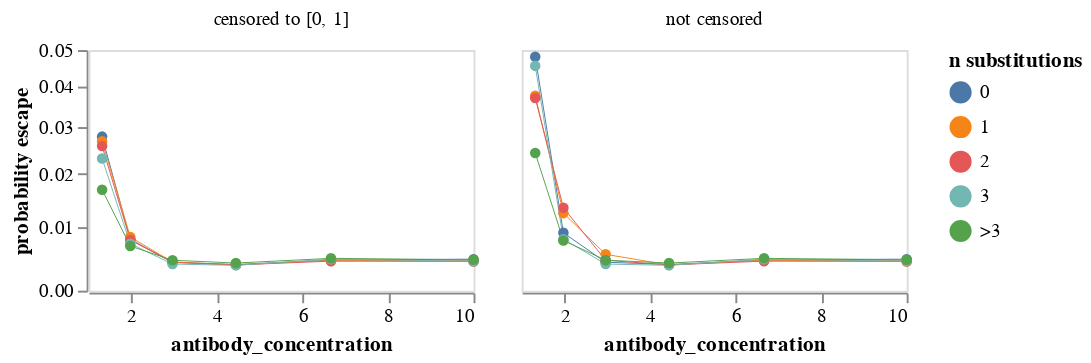

Write notebook code for a chart like this one.
### Code cell
plot_avg_escape(prob_escape_libB)

### Figure 1 — Vega-Lite specification as saved in the notebook (floating-point values rounded to 4 significant figures)
{"config": {"view": {"continuousWidth": 400, "continuousHeight": 300}, "axis": {"grid": false}}, "data": {"name": "data-9d5982b0a8387f03ff46962489c7d975"}, "mark": {"type": "line", "point": true, "size": 0.5}, "encoding": {"color": {"field": "n_subs", "title": "n substitutions", "type": "nominal"}, "column": {"field": "censored", "title": null, "type": "nominal"}, "tooltip": [{"field": "antibody_concentration", "format": ".3g", "type": "quantitative"}, {"field": "n_subs", "type": "nominal"}, {"field": "censored", "type": "nominal"}, {"field": "probability escape", "format": ".3g", "type": "quantitative"}], "x": {"field": "antibody_concentration", "type": "quantitative"}, "y": {"field": "probability escape", "scale": {"constant": 0.05, "type": "symlog"}, "type": "quantitative"}}, "height": 125, "width": 200, "$schema": "https://vega.github.io/schema/vega-lite/v5.2.0.json", "datasets": {"data-9d5982b0a8387f03ff46962489c7d975": [{"antibody_concentration": 1.317, "n_subs": "0", "censored": "censored to [0, 1]", "probability escape": 0.02793}, {"antibody_concentration": 1.317, "n_subs": "1", "censored": "censored to [0, 1]", "probability escape": 0.02689}, {"antibody_concentration": 1.317, "n_subs": "2", "censored": "censored to [0, 1]", "probability escape": 0.02584}, {"antibody_concentration": 1.317, "n_subs": "3", "censored": "censored to [0, 1]", "probability escape": 0.02315}, {"antibody_concentration": 1.317, "n_subs": ">3", "censored": "censored to [0, 1]", "probability escape": 0.01689}, {"antibody_concentration": 1.975, "n_subs": "0", "censored": "censored to [0, 1]", "probability escape": 0.007975}, {"antibody_concentration": 1.975, "n_subs": "1", "censored": "censored to [0, 1]", "probability escape": 0.008352}, {"antibody_concentration": 1.975, "n_subs": "2", "censored": "censored to [0, 1]", "probability escape": 0.007854}, {"antibody_concentration": 1.975, "n_subs": "3", "censored": "censored to [0, 1]", "probability escape": 0.007246}, {"antibody_concentration": 1.975, "n_subs": ">3", "censored": "censored to [0, 1]", "probability escape": 0.006863}, {"antibody_concentration": 2.963, "n_subs": "0", "censored": "censored to [0, 1]", "probability escape": 0.004271}, {"antibody_concentration": 2.963, "n_subs": "1", "censored": "censored to [0, 1]", "probability escape": 0.004306}, {"antibody_concentration": 2.963, "n_subs": "2", "censored": "censored to [0, 1]", "probability escape": 0.004247}, {"antibody_concentration": 2.963, "n_subs": "3", "censored": "censored to [0, 1]", "probability escape": 0.003986}, {"antibody_concentration": 2.963, "n_subs": ">3", "censored": "censored to [0, 1]", "probability escape": 0.004582}, {"antibody_concentration": 4.444, "n_subs": "0", "censored": "censored to [0, 1]", "probability escape": 0.003914}, {"antibody_concentration": 4.444, "n_subs": "1", "censored": "censored to [0, 1]", "probability escape": 0.003845}, {"antibody_concentration": 4.444, "n_subs": "2", "censored": "censored to [0, 1]", "probability escape": 0.003855}, {"antibody_concentration": 4.444, "n_subs": "3", "censored": "censored to [0, 1]", "probability escape": 0.003785}, {"antibody_concentration": 4.444, "n_subs": ">3", "censored": "censored to [0, 1]", "probability escape": 0.00414}, {"antibody_concentration": 6.667, "n_subs": "0", "censored": "censored to [0, 1]", "probability escape": 0.00462}, {"antibody_concentration": 6.667, "n_subs": "1", "censored": "censored to [0, 1]", "probability escape": 0.004585}, {"antibody_concentration": 6.667, "n_subs": "2", "censored": "censored to [0, 1]", "probability escape": 0.004437}, {"antibody_concentration": 6.667, "n_subs": "3", "censored": "censored to [0, 1]", "probability escape": 0.004739}, {"antibody_concentration": 6.667, "n_subs": ">3", "censored": "censored to [0, 1]", "probability escape": 0.004882}, {"antibody_concentration": 10.0, "n_subs": "0", "censored": "censored to [0, 1]", "probability escape": 0.00475}, {"antibody_concentration": 10.0, "n_subs": "1", "censored": "censored to [0, 1]", "probability escape": 0.004487}, {"antibody_concentration": 10.0, "n_subs": "2", "censored": "censored to [0, 1]", "probability escape": 0.004399}, {"antibody_concentration": 10.0, "n_subs": "3", "censored": "censored to [0, 1]", "probability escape": 0.004445}, {"antibody_concentration": 10.0, "n_subs": ">3", "censored": "censored to [0, 1]", "probability escape": 0.004651}, {"antibody_concentration": 1.317, "n_subs": "0", "censored": "not censored", "probability escape": 0.04811}, {"antibody_concentration": 1.317, "n_subs": "1", "censored": "not censored", "probability escape": 0.03766}, {"antibody_concentration": 1.317, "n_subs": "2", "censored": "not censored", "probability escape": 0.03708}, {"antibody_concentration": 1.317, "n_subs": "3", "censored": "not censored", "probability escape": 0.04554}, {"antibody_concentration": 1.317, "n_subs": ">3", "censored": "not censored", "probability escape": 0.02432}, {"antibody_concentration": 1.975, "n_subs": "0", "censored": "not censored", "probability escape": 0.009075}, {"antibody_concentration": 1.975, "n_subs": "1", "censored": "not censored", "probability escape": 0.01251}, {"antibody_concentration": 1.975, "n_subs": "2", "censored": "not censored", "probability escape": 0.01349}, {"antibody_concentration": 1.975, "n_subs": "3", "censored": "not censored", "probability escape": 0.007997}, {"antibody_concentration": 1.975, "n_subs": ">3", "censored": "not censored", "probability escape": 0.007782}, {"antibody_concentration": 2.963, "n_subs": "0", "censored": "not censored", "probability escape": 0.004271}, {"antibody_concentration": 2.963, "n_subs": "1", "censored": "not censored", "probability escape": 0.005517}, {"antibody_concentration": 2.963, "n_subs": "2", "censored": "not censored", "probability escape": 0.004582}, {"antibody_concentration": 2.963, "n_subs": "3", "censored": "not censored", "probability escape": 0.003986}, {"antibody_concentration": 2.963, "n_subs": ">3", "censored": "not censored", "probability escape": 0.004591}, {"antibody_concentration": 4.444, "n_subs": "0", "censored": "not censored", "probability escape": 0.003914}, {"antibody_concentration": 4.444, "n_subs": "1", "censored": "not censored", "probability escape": 0.003845}, {"antibody_concentration": 4.444, "n_subs": "2", "censored": "not censored", "probability escape": 0.003855}, {"antibody_concentration": 4.444, "n_subs": "3", "censored": "not censored", "probability escape": 0.003785}, {"antibody_concentration": 4.444, "n_subs": ">3", "censored": "not censored", "probability escape": 0.00414}, {"antibody_concentration": 6.667, "n_subs": "0", "censored": "not censored", "probability escape": 0.00462}, {"antibody_concentration": 6.667, "n_subs": "1", "censored": "not censored", "probability escape": 0.004585}, {"antibody_concentration": 6.667, "n_subs": "2", "censored": "not censored", "probability escape": 0.004437}, {"antibody_concentration": 6.667, "n_subs": "3", "censored": "not censored", "probability escape": 0.004752}, {"antibody_concentration": 6.667, "n_subs": ">3", "censored": "not censored", "probability escape": 0.004882}, {"antibody_concentration": 10.0, "n_subs": "0", "censored": "not censored", "probability escape": 0.00475}, {"antibody_concentration": 10.0, "n_subs": "1", "censored": "not censored", "probability escape": 0.004487}, {"antibody_concentration": 10.0, "n_subs": "2", "censored": "not censored", "probability escape": 0.004399}, {"antibody_concentration": 10.0, "n_subs": "3", "censored": "not censored", "probability escape": 0.004445}, {"antibody_concentration": 10.0, "n_subs": ">3", "censored": "not censored", "probability escape": 0.004651}]}}
